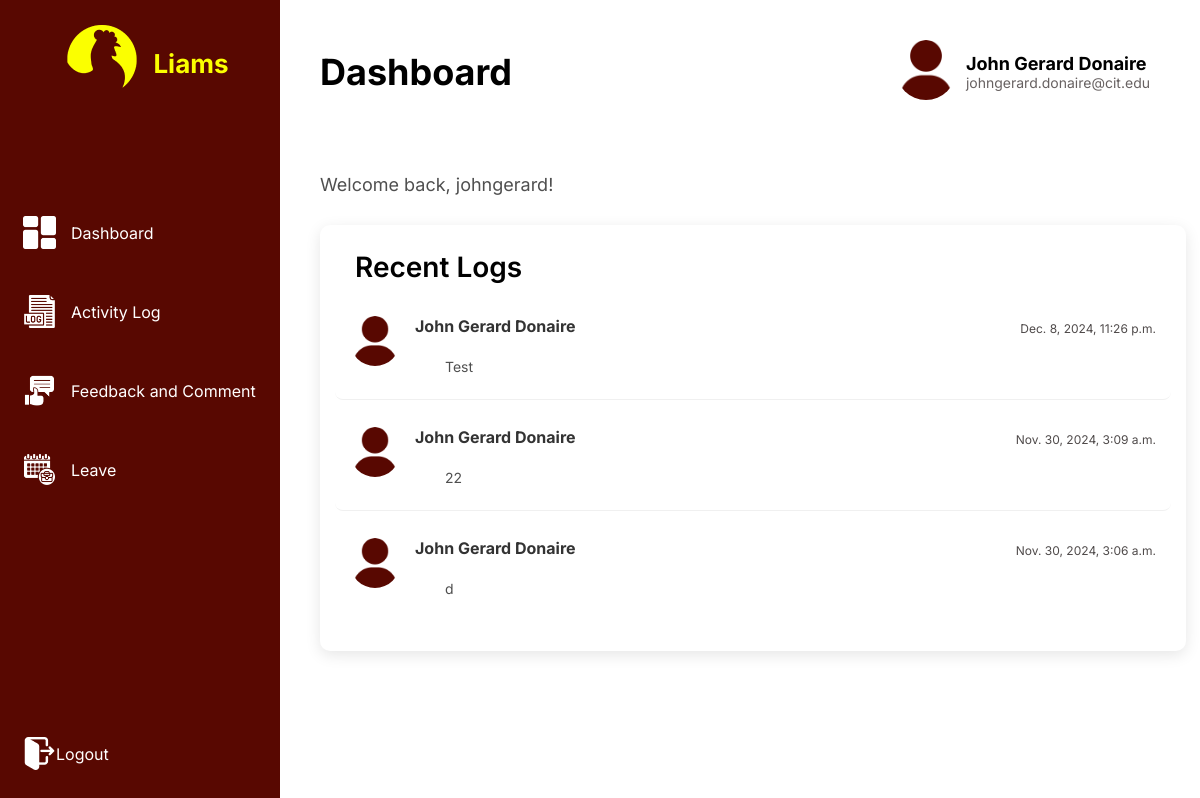
/dashboard/ (signed in), run on the app's committed database.
### authentication/models.py (models this page shows, shortened)
class UserProfile(AbstractUser):  # Extending Django's built-in User model
    ROLE_CHOICES = [
        ('EMPLOYEE', 'Employee'),
        ('ADMIN', 'Admin'),
    ]
    role = models.CharField(max_length=20, choices=ROLE_CHOICES, default='EMPLOYEE')  # Add role field

### activity_logs/models.py (models this page shows, shortened)
class Activity(models.Model):
    user = models.ForeignKey(UserProfile, on_delete=models.CASCADE, related_name='activities')
    message = models.TextField()
    timestamp = models.DateTimeField(auto_now_add=True)

### dashboard/views.py (the view)
# urls.py: path('', views.dashboard_view, name='dashboard'),  # Dashboard path
@login_required
def dashboard_view(request):
    try:
        recent_logs = Activity.objects.filter(user=request.user).order_by('-timestamp')[:4]
    except Activity.DoesNotExist:
        recent_logs = []
    return render(request, 'dashboard.html', {
        'recent_logs': recent_logs,
        'user': request.user,
    })

### dashboard/templates/dashboard.html (shortened to what this page needs)
<!DOCTYPE html>
<html lang="en">
<head>
</head>
<body>
    {% load static %}
    <div class="container">
        <aside class="sidebar">
            <div class="brand">
                <img src="{% static 'images/liams_logo.png' %}" alt="Brand Logo">
                <h1>Liams</h1>
            </div>
            <nav class="menu">
                <a href="{% url 'dashboard' %}" class="menu-item">
                    <img src="{% static 'images/dashboard.png' %}" alt="Dashboard Icon">
                    Dashboard
                </a>
                <a href="{% url 'activity_list' %}" class="menu-item">
                    <img src="{% static 'images/activity_log.png' %}" alt="Activity Icon">
                    Activity Log
                </a>
                <a href="{% url 'feedback_list' %}" class="menu-item">
                    <img src="{% static 'images/feedback_comment.png' %}" alt="Feedback Icon">
                    Feedback and Comment
                </a>
                <a href="{% url 'leave_list' %}" class="menu-item">
                    <img src="{% static 'images/leave.png' %}" alt="Leave Icon">
                    Leave
                </a>
            </nav>
            <a href="{% url 'logout' %}" class="logout-btn-sidebar">
                <img src="{% static 'images/logout.png' %}" alt="Logout Icon">
                Logout
            </a>
        </aside>
        <main class="main-content">
            <div class="header">
                <div class="dashboard-title">Dashboard</div>
                <div class="profile-section">
                    <a href="{% url 'edit_profile' %}">
                        <img src="{% static 'images/user_icon.png' %}" alt="Profile Image">
                    </a>
                    <div class="profile-info">
                        <div class="name">{{ user.first_name }} {{ user.last_name }}</div>
                        <div class="email">{{ user.email }}</div>
                    </div>
                </div>
            </div>
            <div class="greeting">Welcome back, {{ user.username }}!</div>
            <div class="recent-logs">
                <div class="recent-logs-title">Recent Logs</div>
                <div class="recent-logs-section">
                    {% for log in recent_logs|slice:":4" %}
                        <div class="log-item">
                            <img src="{% static 'images/user_icon.png' %}" alt="User Icon">
                            <div class="log-content">
                                <div class="name-time">
                                    <div class="name">{{ user.first_name }} {{ user.last_name }}</div>
                                    <div class="log-time">{{ log.timestamp }}</div>
                                </div>
                                <div class="log-message">{{ log.message }}</div>
                            </div>
                        </div>
                    {% endfor %}
                </div>
            </div>
        </main>
    </div>
</body>
</html>

### dashboard/templates/dashboard.html (style rules this page uses)
body { margin: 0; font-family: 'Inter', sans-serif; background: #FFFFFF; display: flex; height: 100vh; }
.container { display: flex; flex: 1; }
.sidebar { width: 280px; height: 100vh; background: #580801; padding: 20px 0; position: fixed; display: flex; flex-direction: column; }
.brand { display: flex; align-items: center; justify-content: center; margin-bottom: 10px; }
.brand h1 { color: #FBFF00; font-size: 26px; }
.menu { display: flex; flex-direction: column; justify-content: center; flex-grow: .6; }
.menu-item { color: white; font-size: 16px; font-weight: 400; padding: 23px; text-align: center; display: flex; align-items: center; cursor: pointer; text-decoration: none; }
.menu-item img { margin-right: 15px; width: 33px; height: 33px; }
.logout-btn-sidebar { color: white; font-size: 16px; font-weight: 400; padding: 50px 23px; text-align: center; display: flex; align-items: center; cursor: pointer; text-decoration: none; margin-top: auto; }
.main-content { margin-left: 280px; flex: 1; overflow-y: auto; padding: 20px; }
.header { display: flex; justify-content: space-between; align-items: center; padding: 20px; margin-bottom: 20px; width: 100%; }
.dashboard-title { font-size: 36px; font-weight: 700; color: black; }
.profile-section { display: flex; align-items: center; margin-right: 50px; }
.profile-section img { border-radius: 50%; width: 60px; height: 60px; margin-right: 10px; }
.profile-info { display: flex; flex-direction: column; }
.profile-info .name { font-size: 18px; font-weight: 700; color: black; }
.profile-info .email { font-size: 14px; color: #686262; font-weight: 400; }
.recent-logs { border-radius: 10px; padding: 15px; background: #fff; box-shadow: 0px 4px 15px rgba(0, 0, 0, 0.1); margin-top: 30px; width: 95%; margin-left: 20px; margin-right: 20px; }
.recent-logs-title { margin-top: 10px; margin-left: 20px; color: black; font-size: 28px; font-family: 'Inter', sans-serif; font-weight: 600; word-wrap: break-word; margin-bottom: 20px; }
.recent-logs-section { padding: 0; }
.log-item { display: flex; align-items: flex-start; padding: 12px 15px; border-bottom: 1px solid #f0f0f0; background-color: #ffffff; border-radius: 8px; margin-bottom: 15px; }
.log-item:last-child { border-bottom: none; }
.log-item img { width: 50px; height: 50px; border-radius: 50%; margin-right: 15px; }
.log-content { display: flex; flex-direction: column; justify-content: flex-start; width: 100%; }
.log-content .name-time { display: flex; justify-content: space-between; align-items: center; font-size: 16px; color: #333; }
.log-content .log-message { color: #4f4f4f; font-size: 14px; margin-top: 5px; margin-left: 30px; line-height: 1.5; margin-bottom: 10px; }
.log-content .log-time { font-size: 12px; color: #b0b0b0; margin-top: 5px; }
.log-item .name-time .name { font-size: 16px; font-weight: 700; color: #333; }
.log-item .name-time .log-time { font-size: 12px; color: #4f4a4a; text-align: right; white-space: nowrap; }
.greeting { color: #4f4f4f; font-size: 18px; margin-top: 50px; margin-left: 20px; }

### data on the page
UserProfile: first_name "John Gerard", last_name "Donaire", email "johngerard.donaire@cit.edu", username "johngerard"
Activity: timestamp "Dec. 8, 2024, 11:26 p.m.", message "Test"
Activity: timestamp "Nov. 30, 2024, 3:09 a.m.", message "22"
Activity: timestamp "Nov. 30, 2024, 3:06 a.m.", message "d"
